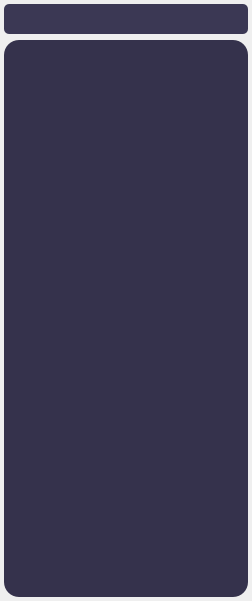
               <widget class="QWidget" name="StandardSQLPage">
                <property name="geometry">
                 <rect>
                  <x>0</x>
                  <y>0</y>
                  <width>252</width>
                  <height>601</height>
                 </rect>
                </property>
                <attribute name="label">
                 <string>Standard SQLs</string>
                </attribute>
                <layout class="QVBoxLayout" name="verticalLayout_11">
                 <property name="leftMargin">
                  <number>2</number>
                 </property>
                 <property name="topMargin">
                  <number>2</number>
                 </property>
                 <property name="rightMargin">
                  <number>2</number>
                 </property>
                 <property name="bottomMargin">
                  <number>2</number>
                 </property>
                 <item>
                  <widget class="QWidget" name="widget_15" native="true">
                   <layout class="QVBoxLayout" name="verticalLayout_14">
                    <property name="leftMargin">
                     <number>2</number>
                    </property>
                    <property name="topMargin">
                     <number>2</number>
                    </property>
                    <property name="rightMargin">
                     <number>2</number>
                    </property>
                    <property name="bottomMargin">
                     <number>2</number>
                    </property>
                    <item>
                     <widget class="QLineEdit" name="SearchStandardSQLLineEdit">
                      <property name="font">
                       <font>
                        <family>Arial</family>
                        <pointsize>-1</pointsize>
                       </font>
                      </property>
                      <property name="styleSheet">
                       <string notr="true">QLineEdit{
	background-color: rgb(59, 56, 84);/* Set your desired background color */
	color: rgb(238, 236, 255);/* Set your desired text color */
	font-family: Arial;
	font-size: 15px; /* Set your desired font size */
	border-style: none;
	/*border: 1px solid #CCCCCC;  Set your desired border style */
	border-radius: 5px; /* Set your desired border radius */
	padding: 5px; /* Set your desired padding */
	}</string>
                      </property>
                      <property name="text">
                       <string/>
                      </property>
                     </widget>
                    </item>
                    <item>
                     <widget class="QListWidget" name="StandardSQLListWidget">
                      <property name="font">
                       <font>
                        <pointsize>10</pointsize>
                       </font>
                      </property>
                      <property name="styleSheet">
                       <string notr="true">QListWidget{
	background-color: rgb(53, 50, 76);
	border-radius: 15px;
	}</string>
                      </property>
                     </widget>
                    </item>
                   </layout>
                  </widget>
                 </item>
                </layout>
               </widget>
